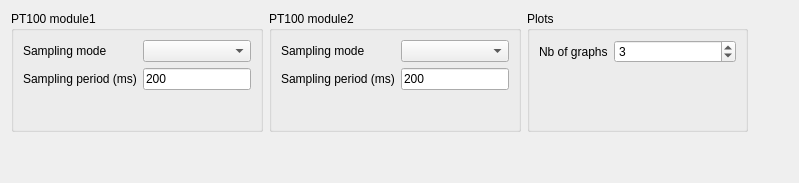
      <widget class="QWidget" name="tab_2">
       <attribute name="title">
        <string>Configuration</string>
       </attribute>
       <layout class="QVBoxLayout" name="verticalLayout_2">
        <item>
         <layout class="QHBoxLayout" name="horizontalLayout_11" stretch="0,0,1,1">
          <item>
           <widget class="QGroupBox" name="groupBox">
            <property name="sizePolicy">
             <sizepolicy hsizetype="Fixed" vsizetype="Fixed">
              <horstretch>0</horstretch>
              <verstretch>0</verstretch>
             </sizepolicy>
            </property>
            <property name="minimumSize">
             <size>
              <width>221</width>
              <height>121</height>
             </size>
            </property>
            <property name="title">
             <string>PT100 module1</string>
            </property>
            <layout class="QFormLayout" name="formLayout_5">
             <property name="fieldGrowthPolicy">
              <enum>QFormLayout::AllNonFixedFieldsGrow</enum>
             </property>
             <item row="0" column="1">
              <widget class="QComboBox" name="pt100_module1_comboBox"/>
             </item>
             <item row="0" column="0">
              <widget class="QLabel" name="label_18">
               <property name="text">
                <string>Sampling mode</string>
               </property>
              </widget>
             </item>
             <item row="1" column="0">
              <widget class="QLabel" name="label_19">
               <property name="text">
                <string>Sampling period (ms)</string>
               </property>
              </widget>
             </item>
             <item row="1" column="1">
              <widget class="QLineEdit" name="lineEdit">
               <property name="text">
                <string>200</string>
               </property>
              </widget>
             </item>
            </layout>
           </widget>
          </item>
          <item>
           <widget class="QGroupBox" name="groupBox_2">
            <property name="sizePolicy">
             <sizepolicy hsizetype="Fixed" vsizetype="Fixed">
              <horstretch>0</horstretch>
              <verstretch>0</verstretch>
             </sizepolicy>
            </property>
            <property name="minimumSize">
             <size>
              <width>221</width>
              <height>121</height>
             </size>
            </property>
            <property name="title">
             <string>PT100 module2</string>
            </property>
            <layout class="QFormLayout" name="formLayout_3">
             <property name="fieldGrowthPolicy">
              <enum>QFormLayout::AllNonFixedFieldsGrow</enum>
             </property>
             <item row="0" column="0">
              <widget class="QLabel" name="label_22">
               <property name="text">
                <string>Sampling mode</string>
               </property>
              </widget>
             </item>
             <item row="1" column="0">
              <widget class="QLabel" name="label_23">
               <property name="text">
                <string>Sampling period (ms)</string>
               </property>
              </widget>
             </item>
             <item row="0" column="1">
              <widget class="QComboBox" name="pt100_module2_comboBox"/>
             </item>
             <item row="1" column="1">
              <widget class="QLineEdit" name="lineEdit_3">
               <property name="text">
                <string>200</string>
               </property>
              </widget>
             </item>
            </layout>
           </widget>
          </item>
          <item>
           <widget class="QGroupBox" name="groupBox_3">
            <property name="sizePolicy">
             <sizepolicy hsizetype="Fixed" vsizetype="Fixed">
              <horstretch>0</horstretch>
              <verstretch>0</verstretch>
             </sizepolicy>
            </property>
            <property name="minimumSize">
             <size>
              <width>221</width>
              <height>121</height>
             </size>
            </property>
            <property name="title">
             <string>Plots</string>
            </property>
            <layout class="QFormLayout" name="formLayout_4">
             <item row="0" column="0">
              <widget class="QLabel" name="label_17">
               <property name="text">
                <string>Nb of graphs</string>
               </property>
              </widget>
             </item>
             <item row="0" column="1">
              <widget class="QSpinBox" name="graphNbSpinBox">
               <property name="minimum">
                <number>1</number>
               </property>
               <property name="maximum">
                <number>10</number>
               </property>
               <property name="value">
                <number>3</number>
               </property>
              </widget>
             </item>
            </layout>
           </widget>
          </item>
          <item>
           <spacer name="horizontalSpacer_6">
            <property name="orientation">
             <enum>Qt::Horizontal</enum>
            </property>
            <property name="sizeHint" stdset="0">
             <size>
              <width>40</width>
              <height>20</height>
             </size>
            </property>
           </spacer>
          </item>
         </layout>
        </item>
        <item>
         <spacer name="verticalSpacer_5">
          <property name="orientation">
           <enum>Qt::Vertical</enum>
          </property>
          <property name="sizeHint" stdset="0">
           <size>
            <width>20</width>
            <height>40</height>
           </size>
          </property>
         </spacer>
        </item>
       </layout>
      </widget>
